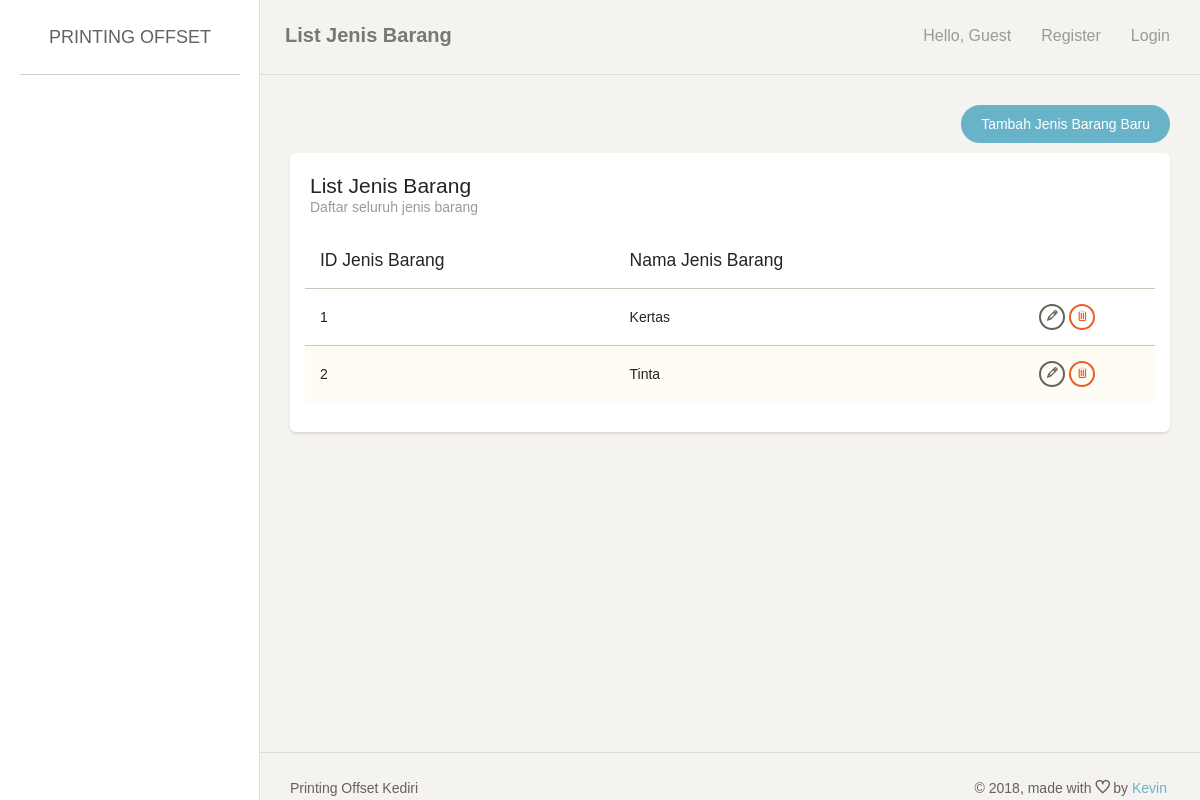
The page /index.php/jenisbarang on the database its author committed.
### tables this page shows
CREATE TABLE `jenis_barang` (
  `id_jenis_barang` int(11) NOT NULL,
  `nama_jenis_barang` varchar(255) DEFAULT NULL
);

### application/controllers/JenisBarang.php (called while the page is built, shortened)
<?php
class JenisBarang extends CI_Controller {
	public function index() {
		$this->lst();
	}
	public function lst() {
		if ($_SESSION['printer']['user']['role'] == 0){
			$data['page_title'] = 'List Jenis Barang';
			$data['page_note'] = 'Daftar seluruh jenis barang';
			$data['row'] = $this->MJenisBarang->getAll();
			$this->load->view('header', $data);
			$this->load->view('jenisbarang_list', $data);
			$this->load->view('footer', $data);
		} else {
			redirect('login');
		}
	}
}

### index.php (called while the page is built, shortened)
<?php
require_once BASEPATH.'core/CodeIgniter.php';

### application/models/JenisBarang_model.php (called while the page is built, shortened)
<?php
class JenisBarang_model extends CI_Model {
	public function getAll() {
		return $this->db->get('jenis_barang')->result_array();
	}
}

### application/views/jenisbarang_list.php (the view, shortened to what this page needs)
<div class="content">
    <div class="container-fluid">
        <div class="row">
            <div class="col-md-12">
                <div align="right" style="margin-bottom: 10px;">
                    <a href="<?= site_url('jenisbarang/add'); ?>" class="btn btn-info btn-fill btn-wd" >Tambah Jenis Barang Baru</a>
                </div>
                <div class="card">
                    <div class="header">
                        <h4 class="title"><?= $page_title; ?></h4>
                        <p class="category"><?= $page_note; ?></p>
                    </div>
                    <div class="content table-responsive">
                        <table id="myTable" class="table table-striped">
                            <thead><tr>
                                <th>ID Jenis Barang</th>
                                <th>Nama Jenis Barang</th>
                                <th></th>
                            </tr></thead>
                            <tbody>
                                <?php foreach ($row as $key => $value) { ?>
                                    <tr>
                                        <td><?= $value['id_jenis_barang']; ?></td>
                                        <td><?= $value['nama_jenis_barang']; ?></td>
                                        <td align="center">
                                            <a href="<?= site_url('jenisbarang/edit/'.$value['id_jenis_barang']); ?>" class="btn btn-waning btn-xs"><span class="ti-pencil" title="Edit"></span></a>
                                            <a href="<?= site_url('jenisbarang/delete/'.$value['id_jenis_barang']); ?>" class="btn btn-danger btn-xs"><span class="ti-trash" title="Delete"></span></a>
                                        </td>
                                    </tr>
                                    <?php
                                } ?>
                            </tbody>
                        </table>
                    </div>
                </div>
            </div>
        </div>
    </div>
</div>

### rows shown on the page
jenis_barang: id_jenis_barang "1", nama_jenis_barang "Kertas"
jenis_barang: id_jenis_barang "2", nama_jenis_barang "Tinta"

### other values the page prints
$page_title "List Jenis Barang"
$page_note "Daftar seluruh jenis barang"
